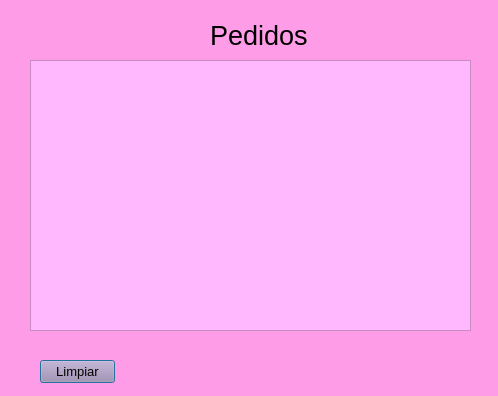
<?xml version="1.0" encoding="UTF-8"?>
<ui version="4.0">
 <class>Ventas</class>
 <widget class="QDialog" name="Ventas">
  <property name="geometry">
   <rect>
    <x>0</x>
    <y>0</y>
    <width>498</width>
    <height>396</height>
   </rect>
  </property>
  <property name="font">
   <font>
    <pointsize>10</pointsize>
   </font>
  </property>
  <property name="windowTitle">
   <string>Dialog</string>
  </property>
  <property name="styleSheet">
   <string notr="true">background-color:rgb(255, 156, 232);
border-color: rgb(0, 0, 0);
gridline-color: rgb(0, 0, 0);
border-color: rgb(0, 0, 0);</string>
  </property>
  <widget class="QLabel" name="label">
   <property name="geometry">
    <rect>
     <x>210</x>
     <y>20</y>
     <width>111</width>
     <height>31</height>
    </rect>
   </property>
   <property name="font">
    <font>
     <pointsize>20</pointsize>
    </font>
   </property>
   <property name="text">
    <string>Pedidos</string>
   </property>
  </widget>
  <widget class="QPlainTextEdit" name="plainTextEdit">
   <property name="geometry">
    <rect>
     <x>30</x>
     <y>60</y>
     <width>441</width>
     <height>271</height>
    </rect>
   </property>
   <property name="styleSheet">
    <string notr="true">background-color:rgb(255, 183, 254);
border-color: rgb(0, 0, 0);
gridline-color: rgb(0, 0, 0);
border-color: rgb(0, 0, 0);</string>
   </property>
  </widget>
  <widget class="QPushButton" name="pushButton">
   <property name="geometry">
    <rect>
     <x>40</x>
     <y>360</y>
     <width>75</width>
     <height>23</height>
    </rect>
   </property>
   <property name="styleSheet">
    <string notr="true">background-color:rgb(174, 144, 177);
border-color: rgb(0, 0, 0);
gridline-color: rgb(0, 0, 0);
border-color: rgb(0, 0, 0);</string>
   </property>
   <property name="text">
    <string>Limpiar</string>
   </property>
  </widget>
 </widget>
 <resources/>
 <connections/>
</ui>
